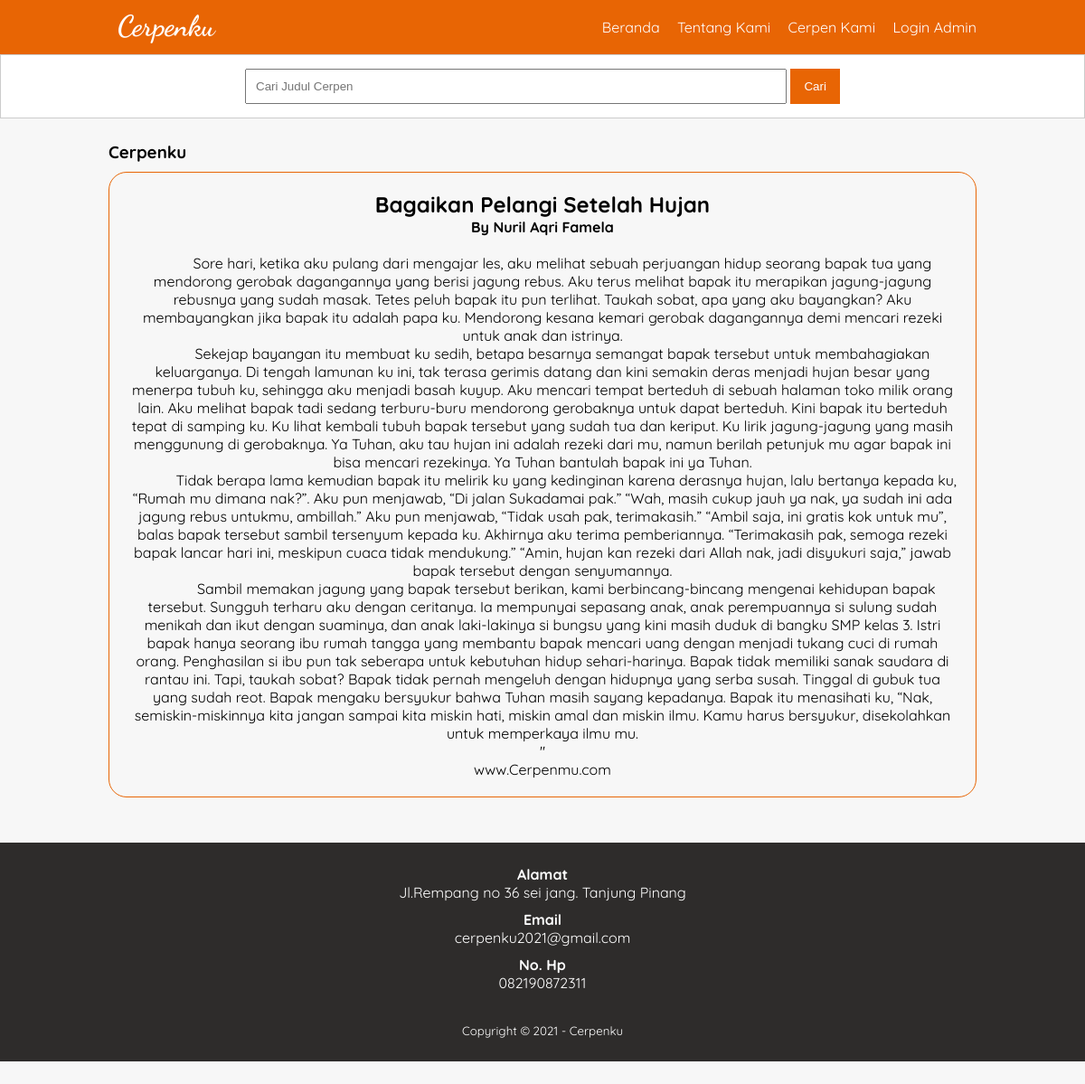
Page /baca.php?id=51 on the committed database.
### tables this page shows
CREATE TABLE `tb_product` (
  `product_id` int(11) NOT NULL,
  `category_id` int(40) NOT NULL,
  `product_name` varchar(100) NOT NULL,
  `penulis` varchar(400) NOT NULL,
  `product_description` text NOT NULL,
  `sumber` varchar(400) NOT NULL,
  `product_image` varchar(100) NOT NULL,
  `product_status` tinyint(1) NOT NULL,
  `date_created` timestamp NOT NULL DEFAULT current_timestamp()
);

### baca.php (the view, shortened to what this page needs)
<?php
    include 'db.php';
    $kontak = mysqli_query($conn, "SELECT admin_telp, admin_email, admin_address FROM tb_admin WHERE admin_id =1");
    $a = mysqli_fetch_object($kontak);
    $produk = mysqli_query($conn, "SELECT * FROM tb_product WHERE product_id = '".$_GET['id']."' ");
    $p = mysqli_fetch_object($produk);
?>
<!DOCTYPE html>
<html lang="en">
<head>
    <link rel="stylesheet" type="text/css" href="style/style.css">
</head>
<body>
    <header>
        <div class="container">
        <h1><a href="index.php">Cerpenku</a></h1>
        <ul>
            <li><a href="index.php">Beranda</a></li>
            <li><a href="tentang-kami.php">Tentang Kami</a></li>
            <li><a href="cerpen.php">Cerpen Kami</a></li>
            <li><a href="login.php">Login Admin</a></li>
        </ul>
        </div>
    </header>
    <div class="search">
        <div class="container">
            <form action="koleksi-bunga.php">
            <input type="text" name="search" placeholder="Cari Judul Cerpen" value="<?php echo $_GET['search'] ?>">
                <input type="submit" name="cari" value="Cari">
            </form>
        </div>
    </div>
     <div class ="section">
        <div class="container">
            <h3>Cerpenku</h3>
            <div class="team">
                    <h2><?php echo $p->product_name ?></h2>
                    <h4><?php echo $p->penulis ?></h4>
                    <p><br>
                        <?php echo $p->product_description ?>
                    </p>
                    <p><a href="https://api.whatsapp.com/send?phone=<?php echo $a->admin_telp ?>&text=Hai,
                    saya tertarik dengan produk ini" target="_blank">
                    <p><?php echo $p->sumber ?></p>
                    </a></p>
            </div>
        </div>
    </div>
    <footer>
        <div class="footer">
            <div class="container">
                <h4>Alamat</h4>
                <p><?php echo $a->admin_address ?></p>
                <h4>Email</h4>
                <p><?php echo $a->admin_email ?></p>
                <h4>No. Hp</h4>
                <p><?php echo $a->admin_telp ?></p>
                <small>Copyright &copy; 2021 - Cerpenku</small>
            </div>
    </footer>
</body>
</html>

### style/style.css (style rules this page uses)
* { padding: 0; margin: 0; }
body { background-color: #f7f7f7; }
a { color: inherit; text-decoration: none; }
header { background-color: #e86504; color: #fff; }
header h1 { float: left; padding: 10px; }
header ul { float: right; }
header ul li { display: inline-block; }
header ul li a { padding: 20px 0 20px 15px; display: inline-block; }
footer { padding: 25px 0; text-align: center; }
.container { width: 80%; margin: 0 auto; }
.container::after { content: ""; display: block; clear: both; }
.section { padding: 25px 0; }
.search { padding: 15px 0; background-color: #fff; border: 1px solid #ccc; text-align: center; }
.search input[type="text"] { width: 60%; padding: 10px; }
.search input[type="submit"] { padding: 12px 15px; background-color: #e86504; color: #fff; border: none; cursor: pointer; }
.footer { padding: 25px 0; background-color: #2e2c2b; color: #fff; }
.footer p { margin-bottom: 10px; }
.footer small { margin-top: 25px; display: inline-block; }
.team { text-align: center; border: 1px solid #e86504; box-sizing: border-box; border-radius: 20px; padding: 20px; margin-top: 10px; }

### baca.php (style rules this page uses)
h1 { font-family: "Dancing Script", sans-serif; }
body { font-family: "Quicksand" , sans-serif; }

### rows in the picture
tb_product: product_name "Bagaikan Pelangi Setelah Hujan", penulis "By Nuril Aqri Famela", product_description "Sore hari, ketika aku pulang dari mengajar les, aku melihat sebuah perjuangan hidup seorang bapak tua yang mendorong gerobak dagangannya yang berisi jagung rebus. Aku terus melihat bapak itu merapikan jagung-jagung rebusnya yang sudah masak. Tetes peluh bapak itu pun terlihat. Taukah sobat, apa yang aku bayangkan? Aku membayangkan jika bapak itu adalah papa ku. Mendorong kesana kemari gerobak dagangannya demi mencari rezeki untuk anak dan istrinya. Sekejap bayangan itu membuat ku sedih, betapa besarnya semangat bapak tersebut untuk membahagiakan keluarganya. Di tengah lamunan ku ini, tak terasa gerimis datang dan kini semakin deras menjadi hujan besar yang menerpa tubuh ku, sehingga aku…"

### other values in the picture
$a->admin_address "Jl.Rempang no 36 sei jang. Tanjung Pinang"
$a->admin_email "cerpenku2021@gmail.com"
$a->admin_telp "082190872311"
